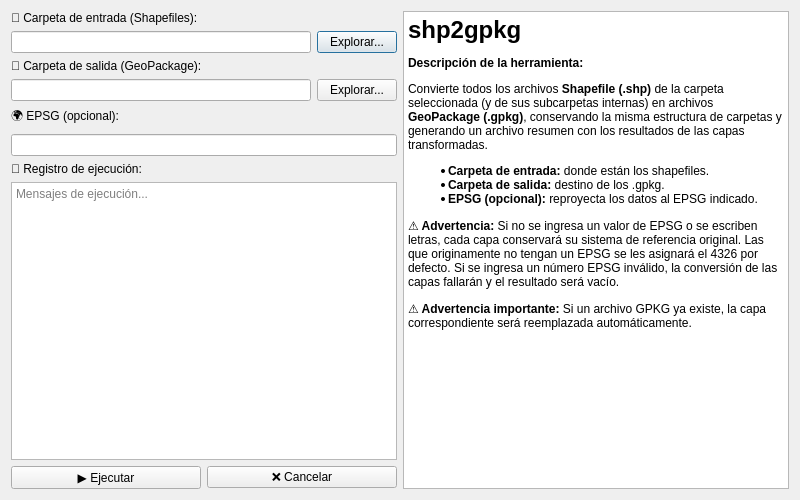
<?xml version="1.0" encoding="UTF-8"?>
<ui version="4.0">
 <class>Shp2GpkgDialog</class>
 <widget class="QDialog" name="Shp2GpkgDialog">
  <property name="geometry">
   <rect>
    <x>0</x>
    <y>0</y>
    <width>800</width>
    <height>500</height>
   </rect>
  </property>
  <property name="windowTitle">
   <string>SHP → GPKG</string>
  </property>
  <layout class="QHBoxLayout" name="mainLayout">

   <!-- Columna izquierda: opciones -->
   <item>
    <layout class="QVBoxLayout" name="leftLayout">

     <!-- Carpeta de entrada -->
     <item>
      <widget class="QLabel" name="inputLabel">
       <property name="text">
        <string>📂 Carpeta de entrada (Shapefiles):</string>
       </property>
      </widget>
     </item>
     <item>
      <layout class="QHBoxLayout" name="inputLayout">
       <item>
        <widget class="QLineEdit" name="inputFolderLineEdit"/>
       </item>
       <item>
        <widget class="QPushButton" name="inputBrowseButton">
         <property name="text">
          <string>Explorar...</string>
         </property>
        </widget>
       </item>
      </layout>
     </item>

     <!-- Carpeta de salida -->
     <item>
      <widget class="QLabel" name="outputLabel">
       <property name="text">
        <string>💾 Carpeta de salida (GeoPackage):</string>
       </property>
      </widget>
     </item>
     <item>
      <layout class="QHBoxLayout" name="outputLayout">
       <item>
        <widget class="QLineEdit" name="outputFolderLineEdit"/>
       </item>
       <item>
        <widget class="QPushButton" name="outputBrowseButton">
         <property name="text">
          <string>Explorar...</string>
         </property>
        </widget>
       </item>
      </layout>
     </item>

     <!-- EPSG destino -->
     <item>
      <widget class="QLabel" name="epsgLabelTitle">
       <property name="text">
        <string>🌍 EPSG (opcional):</string>
       </property>
      </widget>
     </item>
     <item>
      <layout class="QHBoxLayout" name="epsgLayout">
       <item>
        <widget class="QLineEdit" name="epsgLineEdit"/>
       </item>
      </layout>
     </item>

     <!-- Log de ejecución -->
     <item>
      <widget class="QLabel" name="logLabel">
       <property name="text">
        <string>📜 Registro de ejecución:</string>
       </property>
      </widget>
     </item>
     <item>
      <widget class="QTextEdit" name="logTextEdit">
       <property name="readOnly">
        <bool>true</bool>
       </property>
       <property name="placeholderText">
        <string>Mensajes de ejecución...</string>
       </property>
      </widget>
     </item>

     <!-- Botones -->
     <item>
      <layout class="QHBoxLayout" name="buttonsLayout">
       <item>
        <widget class="QPushButton" name="runButton">
         <property name="text">
          <string>▶ Ejecutar</string>
         </property>
        </widget>
       </item>
       <item>
        <widget class="QPushButton" name="cancelButton">
         <property name="text">
          <string>❌ Cancelar</string>
         </property>
        </widget>
       </item>
      </layout>
     </item>

    </layout>
   </item>

   <!-- Columna derecha: descripción + advertencia -->
   <item>
    <layout class="QVBoxLayout" name="rightLayout">
     <item>
      <widget class="QTextEdit" name="descriptionText">
       <property name="readOnly">
        <bool>true</bool>
       </property>
       <property name="html">
        <string>
         <![CDATA[
         <h1><b>shp2gpkg</b></h1>
         <p><b>Descripción de la herramienta:</b></p>
         <p>Convierte todos los archivos <b>Shapefile (.shp)</b> de la carpeta seleccionada (y de sus subcarpetas internas) en archivos <b>GeoPackage (.gpkg)</b>, 
            conservando la misma estructura de carpetas y generando un archivo resumen con los resultados de las capas transformadas.</p>
         <ul>
           <li><b>Carpeta de entrada:</b> donde están los shapefiles.</li>
           <li><b>Carpeta de salida:</b> destino de los .gpkg.</li>
           <li><b>EPSG (opcional):</b> reproyecta los datos al EPSG indicado.</li>
         </ul>
         <p><b>⚠ Advertencia:</b> Si no se ingresa un valor de EPSG o se escriben letras, cada capa conservará su sistema de referencia original. 
            Las que originamente no tengan un EPSG se les asignará el 4326 por defecto. Si se ingresa un número EPSG inválido, la conversión de las capas fallarán y el resultado será vacío.</p>
         <p><b>⚠ Advertencia importante:</b> Si un archivo GPKG ya existe, la capa correspondiente será reemplazada automáticamente.</p>
         ]]>
        </string>
       </property>
      </widget>
     </item>
    </layout>
   </item>

  </layout>
 </widget>
 <resources/>
 <connections/>
</ui>
